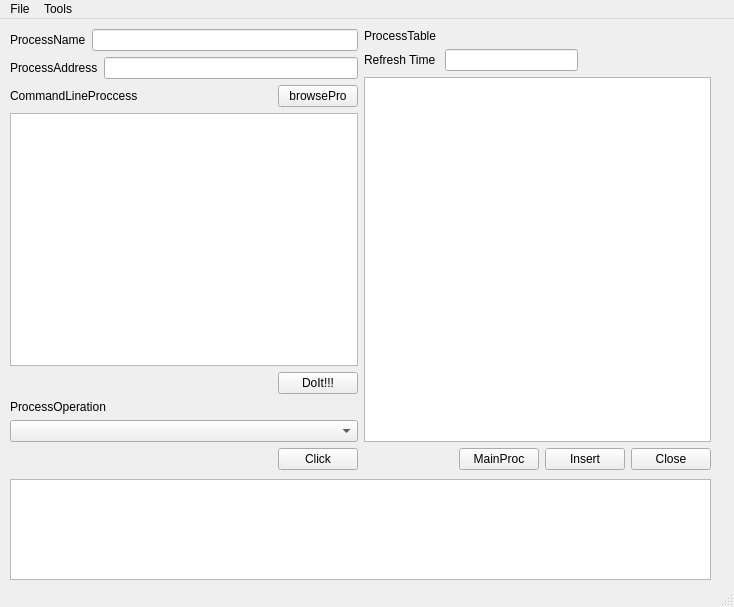
<?xml version="1.0" encoding="UTF-8"?>
<ui version="4.0">
 <class>MainWindow</class>
 <widget class="QMainWindow" name="MainWindow">
  <property name="geometry">
   <rect>
    <x>0</x>
    <y>0</y>
    <width>734</width>
    <height>607</height>
   </rect>
  </property>
  <property name="windowTitle">
   <string>MainWindow</string>
  </property>
  <widget class="QWidget" name="centralwidget">
   <widget class="QWidget" name="layoutWidget">
    <property name="geometry">
     <rect>
      <x>10</x>
      <y>10</y>
      <width>701</width>
      <height>441</height>
     </rect>
    </property>
    <layout class="QHBoxLayout" name="horizontalLayout_7">
     <item>
      <layout class="QVBoxLayout" name="verticalLayout_10">
       <item>
        <layout class="QVBoxLayout" name="verticalLayout_6">
         <item>
          <layout class="QVBoxLayout" name="verticalLayout_4">
           <item>
            <layout class="QVBoxLayout" name="verticalLayout_3">
             <item>
              <layout class="QVBoxLayout" name="verticalLayout">
               <item>
                <layout class="QHBoxLayout" name="horizontalLayout_2">
                 <item>
                  <widget class="QLabel" name="ProccessNameLabel">
                   <property name="text">
                    <string>ProcessName</string>
                   </property>
                  </widget>
                 </item>
                 <item>
                  <widget class="QLineEdit" name="ProccessLineName"/>
                 </item>
                </layout>
               </item>
               <item>
                <layout class="QHBoxLayout" name="horizontalLayout_3">
                 <item>
                  <widget class="QLabel" name="ProccessAddress">
                   <property name="text">
                    <string>ProcessAddress</string>
                   </property>
                  </widget>
                 </item>
                 <item>
                  <widget class="QLineEdit" name="ProccessLineAddress"/>
                 </item>
                </layout>
               </item>
              </layout>
             </item>
             <item>
              <layout class="QHBoxLayout" name="horizontalLayout_5">
               <item>
                <widget class="QLabel" name="CommandLineLabel">
                 <property name="text">
                  <string>CommandLineProccess</string>
                 </property>
                </widget>
               </item>
               <item>
                <spacer name="horizontalSpacer_4">
                 <property name="orientation">
                  <enum>Qt::Horizontal</enum>
                 </property>
                 <property name="sizeHint" stdset="0">
                  <size>
                   <width>40</width>
                   <height>20</height>
                  </size>
                 </property>
                </spacer>
               </item>
               <item>
                <widget class="QPushButton" name="browseProcessBtn">
                 <property name="text">
                  <string>browsePro</string>
                 </property>
                </widget>
               </item>
              </layout>
             </item>
            </layout>
           </item>
           <item>
            <layout class="QVBoxLayout" name="verticalLayout_2"/>
           </item>
          </layout>
         </item>
         <item>
          <widget class="QTextEdit" name="commandProcessText"/>
         </item>
         <item>
          <layout class="QHBoxLayout" name="horizontalLayout_4">
           <item>
            <spacer name="horizontalSpacer">
             <property name="orientation">
              <enum>Qt::Horizontal</enum>
             </property>
             <property name="sizeHint" stdset="0">
              <size>
               <width>40</width>
               <height>20</height>
              </size>
             </property>
            </spacer>
           </item>
           <item>
            <widget class="QPushButton" name="DoitButton">
             <property name="text">
              <string>DoIt!!!</string>
             </property>
            </widget>
           </item>
          </layout>
         </item>
        </layout>
       </item>
       <item>
        <layout class="QVBoxLayout" name="verticalLayout_8">
         <item>
          <layout class="QVBoxLayout" name="verticalLayout_7">
           <item>
            <widget class="QLabel" name="ProcessOperationLable">
             <property name="text">
              <string>ProcessOperation</string>
             </property>
            </widget>
           </item>
           <item>
            <widget class="QComboBox" name="ProccessOperationCombo"/>
           </item>
          </layout>
         </item>
         <item>
          <layout class="QHBoxLayout" name="horizontalLayout_6">
           <item>
            <spacer name="horizontalSpacer_3">
             <property name="orientation">
              <enum>Qt::Horizontal</enum>
             </property>
             <property name="sizeHint" stdset="0">
              <size>
               <width>40</width>
               <height>20</height>
              </size>
             </property>
            </spacer>
           </item>
           <item>
            <widget class="QPushButton" name="ClickButton">
             <property name="text">
              <string>Click</string>
             </property>
            </widget>
           </item>
          </layout>
         </item>
        </layout>
       </item>
      </layout>
     </item>
     <item>
      <layout class="QVBoxLayout" name="verticalLayout_9">
       <item>
        <layout class="QVBoxLayout" name="verticalLayout_5">
         <item>
          <widget class="QLabel" name="ProccessNameLabel_2">
           <property name="text">
            <string>ProcessTable</string>
           </property>
          </widget>
         </item>
         <item>
          <layout class="QHBoxLayout" name="horizontalLayout_8">
           <item>
            <widget class="QLabel" name="refreshTimeLabel">
             <property name="text">
              <string>Refresh Time </string>
             </property>
            </widget>
           </item>
           <item>
            <widget class="QLineEdit" name="refreshTimeLine"/>
           </item>
           <item>
            <spacer name="horizontalSpacer_5">
             <property name="orientation">
              <enum>Qt::Horizontal</enum>
             </property>
             <property name="sizeHint" stdset="0">
              <size>
               <width>40</width>
               <height>20</height>
              </size>
             </property>
            </spacer>
           </item>
          </layout>
         </item>
         <item>
          <widget class="QTableWidget" name="ProcessGrid"/>
         </item>
        </layout>
       </item>
       <item>
        <layout class="QHBoxLayout" name="horizontalLayout">
         <item>
          <spacer name="horizontalSpacer_2">
           <property name="orientation">
            <enum>Qt::Horizontal</enum>
           </property>
           <property name="sizeHint" stdset="0">
            <size>
             <width>40</width>
             <height>20</height>
            </size>
           </property>
          </spacer>
         </item>
         <item>
          <widget class="QPushButton" name="mainProcBtn">
           <property name="text">
            <string>MainProc</string>
           </property>
          </widget>
         </item>
         <item>
          <widget class="QPushButton" name="InsertButton">
           <property name="text">
            <string>Insert</string>
           </property>
          </widget>
         </item>
         <item>
          <widget class="QPushButton" name="closeButton">
           <property name="text">
            <string>Close</string>
           </property>
          </widget>
         </item>
        </layout>
       </item>
      </layout>
     </item>
    </layout>
   </widget>
   <widget class="QListWidget" name="processListWidget">
    <property name="geometry">
     <rect>
      <x>10</x>
      <y>460</y>
      <width>701</width>
      <height>101</height>
     </rect>
    </property>
   </widget>
  </widget>
  <widget class="QMenuBar" name="menubar">
   <property name="geometry">
    <rect>
     <x>0</x>
     <y>0</y>
     <width>734</width>
     <height>21</height>
    </rect>
   </property>
   <widget class="QMenu" name="menuFile">
    <property name="title">
     <string>File</string>
    </property>
    <addaction name="actionSaveAs"/>
    <addaction name="actionExit"/>
    <addaction name="actionFind"/>
    <addaction name="actionTimeHandler"/>
   </widget>
   <widget class="QMenu" name="menuTools">
    <property name="title">
     <string>Tools</string>
    </property>
    <addaction name="actionSpeechProcess"/>
    <addaction name="actionShow_Graph"/>
    <addaction name="actionDB_Work"/>
   </widget>
   <addaction name="menuFile"/>
   <addaction name="menuTools"/>
  </widget>
  <widget class="QStatusBar" name="statusbar"/>
  <action name="actionSaveAs">
   <property name="text">
    <string>SaveAsJson</string>
   </property>
  </action>
  <action name="actionExit">
   <property name="text">
    <string>Exit</string>
   </property>
  </action>
  <action name="actionSpeechProcess">
   <property name="text">
    <string>SpeechProcess</string>
   </property>
  </action>
  <action name="actionFind">
   <property name="text">
    <string>Find</string>
   </property>
  </action>
  <action name="actionTimeHandler">
   <property name="text">
    <string>TimeHandler</string>
   </property>
  </action>
  <action name="actionShow_Graph">
   <property name="text">
    <string>Show Graph</string>
   </property>
  </action>
  <action name="actionDB_Work">
   <property name="text">
    <string>DB Work</string>
   </property>
  </action>
 </widget>
 <tabstops>
  <tabstop>commandProcessText</tabstop>
  <tabstop>ProccessLineAddress</tabstop>
  <tabstop>browseProcessBtn</tabstop>
  <tabstop>DoitButton</tabstop>
  <tabstop>ProccessOperationCombo</tabstop>
  <tabstop>ClickButton</tabstop>
  <tabstop>ProcessGrid</tabstop>
  <tabstop>InsertButton</tabstop>
  <tabstop>closeButton</tabstop>
  <tabstop>ProccessLineName</tabstop>
 </tabstops>
 <resources/>
 <connections/>
</ui>
